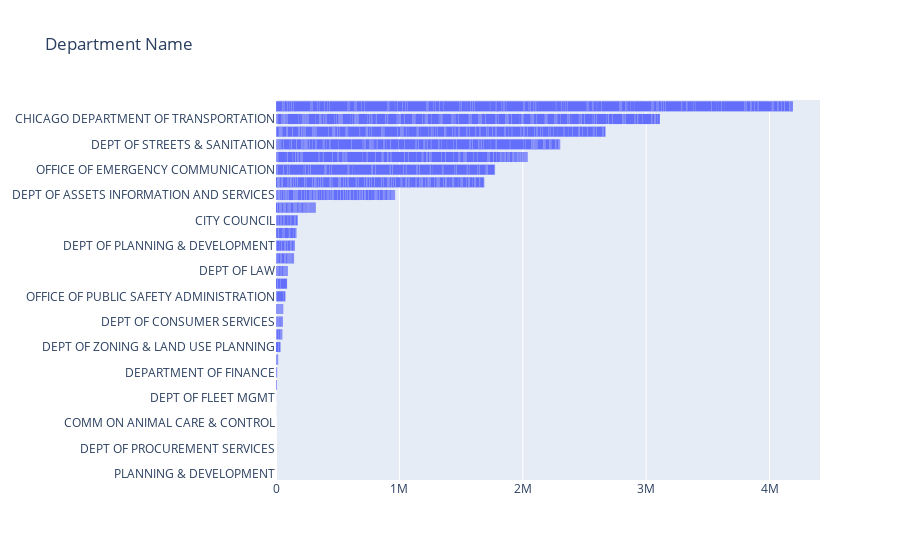

Notebook cell for this chart:
### Code cell
fig = go.Figure(
   data=[
       go.Bar(
           y=df_year_s['Department_Name'],
           x=df_year_s['Amount'],
           orientation = 'h'
       )
   ],
   layout=go.Layout(
       title='Department Name'
   )
)
#pyo.plot(fig)
fig.update_traces(marker_line_width=0)
fig.update_layout(yaxis={'categoryorder':'total ascending'})
fig.show()

### Figure 1 — Plotly figure (JSON) as saved in the notebook; plotly's stock layout.template omitted (floating-point values rounded to 4 significant figures; data arrays with more than 128 entries replaced by an {"elided": "..."} marker saying what was removed)
{"data": [{"marker": {"line": {"width": 0}}, "orientation": "h", "type": "bar", "x": {"elided": "2297 float values"}, "y": {"elided": "2297 str values"}}], "layout": {"title": {"text": "Department Name"}, "yaxis": {"categoryorder": "total ascending"}}}
